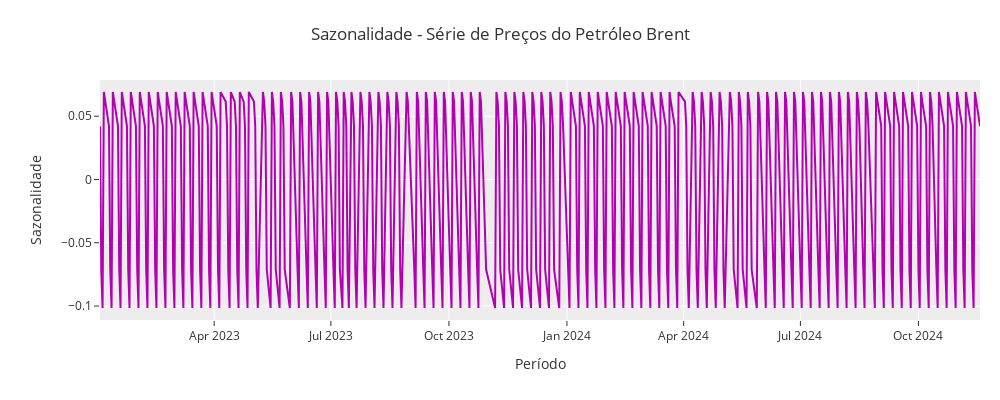

The notebook cell saved with this chart:
### Markdown cell above
####Análise da Sazonalidade

### Code cell
df_eda = df_eda.loc[df_eda.index >= '2023-01-01']
resultados_teste = seasonal_decompose(df_eda, period=5)
sazonalidade_teste = resultados_teste.seasonal.to_frame()

fig = px.line(
    sazonalidade_teste,
    template=template,
    color_discrete_sequence=['#B300B3']
)
fig.update_layout(
    title='Sazonalidade - Série de Preços do Petróleo Brent',
    xaxis_title='Período',
    yaxis_title='Sazonalidade',
    showlegend=False,
    width=1000,
    height=400,
    margin=dict(l=100, r=20, t=80, b=80)
)
fig.show()

### Figure 1 — Plotly figure (JSON) as saved in the notebook; plotly's stock layout.template omitted (floating-point values rounded to 4 significant figures; data arrays with more than 128 entries replaced by an {"elided": "..."} marker saying what was removed)
{"data": [{"hovertemplate": "variable=seasonal<br>data=%{x}<br>value=%{y}<extra></extra>", "legendgroup": "seasonal", "line": {"color": "#B300B3", "dash": "solid"}, "marker": {"symbol": "circle"}, "mode": "lines", "name": "seasonal", "orientation": "v", "showlegend": true, "type": "scatter", "x": {"elided": "476 str values"}, "xaxis": "x", "y": {"elided": "476 float values"}, "yaxis": "y"}], "layout": {"height": 400, "legend": {"title": {"text": "variable"}, "tracegroupgap": 0}, "margin": {"b": 80, "l": 100, "r": 20, "t": 80}, "showlegend": false, "title": {"text": "Sazonalidade - Série de Preços do Petróleo Brent"}, "width": 1000, "xaxis": {"anchor": "y", "domain": [0, 1], "title": {"text": "Período"}}, "yaxis": {"anchor": "x", "domain": [0, 1], "title": {"text": "Sazonalidade"}}}}
